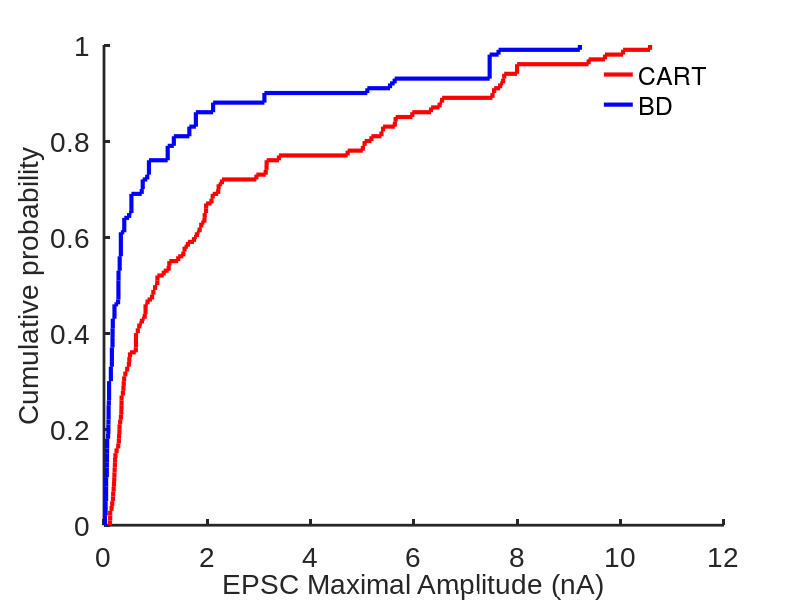
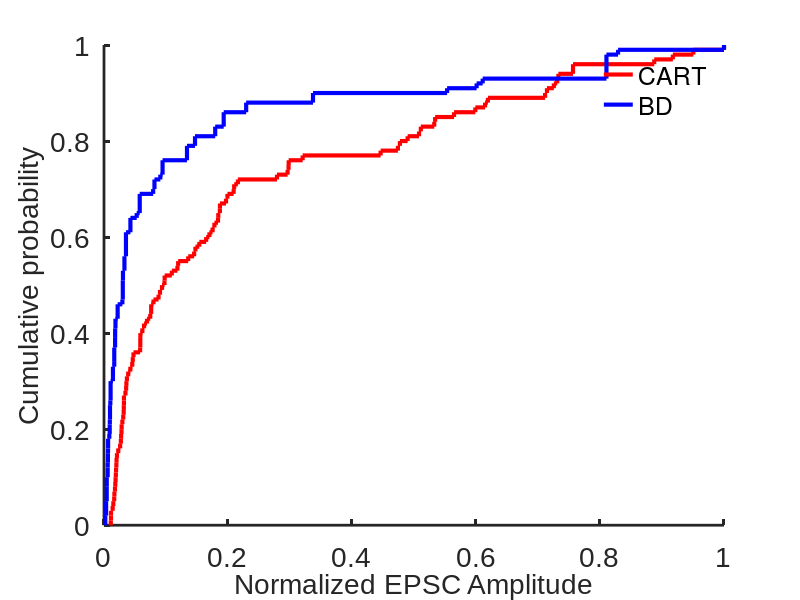
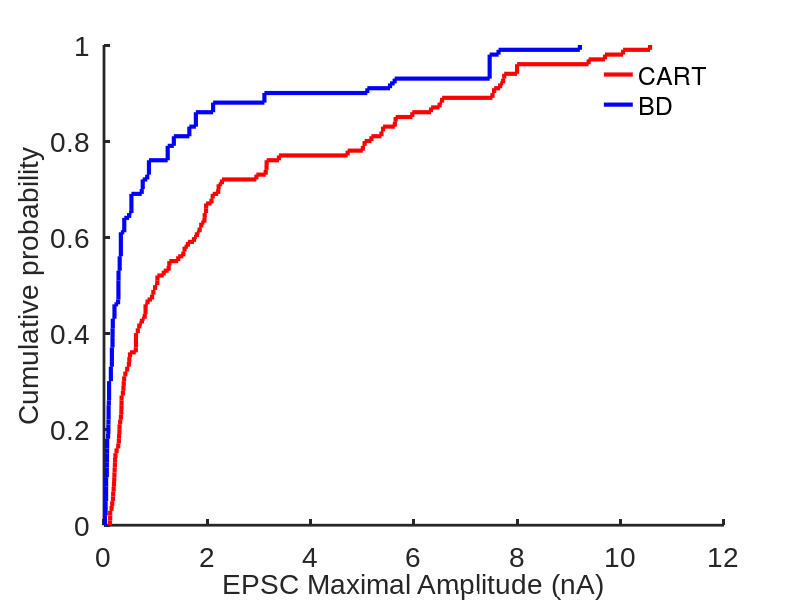
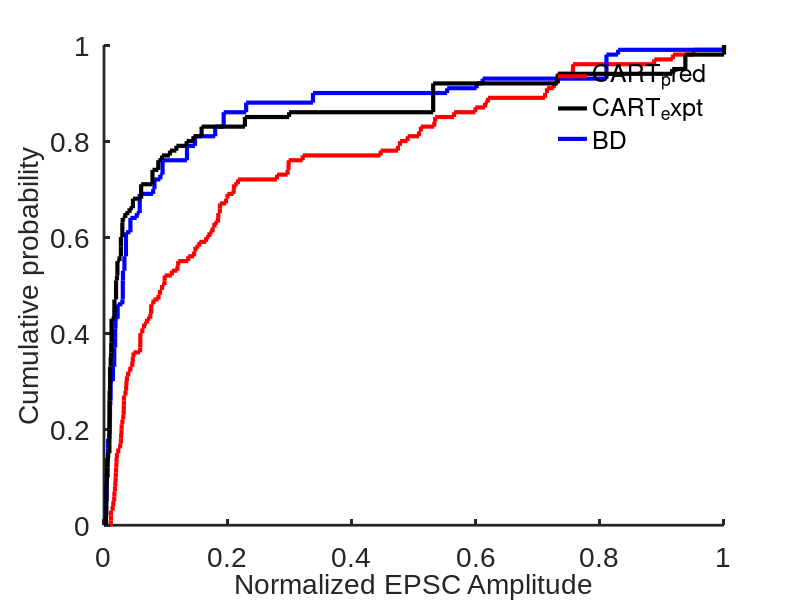

Write MATLAB code to recreate these figures, in order.
close all
clear variables
clc

data = importdata('BD_AMPA_MAX.csv'); % Pool of maximum currents evoked by BD-CreER+ inputs 
data_cart = importdata('CART_AMPA_MAX.csv'); % Pool of maximum currents evoked by CART-Cre+ inputs
TC_total = 100; 
BD_frac = 0.494; % Fraction of ventral ooDSGCs 
Dors_frac = 0.506; % Fraction of dorsal ooDSGCs

RGC_BD = [];
RGC_Dors = [];
RGC_CART = [];
CART = [];

i = 1;
while i <= TC_total 
    RGC_Dors (i) = data(randi(size(data,1)));
    RGC_BD (i) = data(randi(size(data,1)));
    RGC_CART (i) = RGC_Dors (i) + RGC_BD (i);
    CART(i) = data_cart(randi(size(data_cart,1)));
    i = i+1;
end

RGC_CART_plot = cdfplot (RGC_CART);
hold on;
BD_plot = cdfplot (RGC_BD);
hold on;
set (RGC_CART_plot, 'LineWidth', 3, 'Color', 'R');
set (BD_plot, 'LineWidth', 3, 'Color', 'B');
set(gca, 'LineWidth', 2);
set(gca, 'FontName', 'Arial');
set(gca, 'FontSize', 20);
box off
grid off
xlabel('EPSC Maximal Amplitude (nA)','FontSize',20);
ylabel('Cumulative probability','FontSize',20);
legend([RGC_CART_plot BD_plot], 'CART', 'BD', 'Location', 'best')
%legend("");
legend boxoff
title("");

nor_RGC_CART = RGC_CART / max (RGC_CART);
nor_RGC_BD = RGC_BD / max (RGC_BD);
nor_CART = CART / max (CART);

figure (2);
nor_RGC_CART_plot = cdfplot (nor_RGC_CART);
hold on;
nor_BD_plot = cdfplot (nor_RGC_BD);
set (nor_RGC_CART_plot, 'LineWidth', 3, 'Color', 'R');
set (nor_BD_plot, 'LineWidth', 3, 'Color', 'B');
set(gca, 'LineWidth', 2);
set(gca, 'FontName', 'Arial');
set(gca, 'FontSize', 20);
box off
grid off
xlabel('Normalized EPSC Amplitude','FontSize',20);
ylabel('Cumulative probability','FontSize',20);
legend([nor_RGC_CART_plot nor_BD_plot], 'CART', 'BD', 'Location', 'best')
%legend ("");
legend boxoff
title("");

j = 1;
i = 1;
while j <= length (RGC_CART)
    if RGC_CART (j) > 0
        RGC_CART_nonZ (i) = RGC_CART (j);
        i = i+1;
    else
    end
    j = j+1;
end

j = 1;
i = 1;
while j <= length (RGC_BD)
    if RGC_BD (j) > 0
        RGC_BD_nonZ (i) = RGC_BD (j);
        i = i+1;
    else
    end
    j = j+1;
end

j = 1;
i = 1;
while j <= length (RGC_Dors)
    if RGC_Dors (j) > 0
        RGC_Dors_nonZ (i) = RGC_Dors (j);
        i = i+1;
    else
    end
    j = j+1;
end

j = 1;
i = 1;
while j <= length (CART)
    if CART (j) > 0
        CART_nonZ (i) = CART (j);
        i = i+1;
    else
    end
    j = j+1;
end

figure (3);
RGC_CART_nonZ_plot = cdfplot (RGC_CART_nonZ);
hold on;
RGC_BD_nonZ_plot = cdfplot (RGC_BD_nonZ);
set (RGC_CART_nonZ_plot, 'LineWidth', 3, 'Color', 'R');
set (RGC_BD_nonZ_plot, 'LineWidth', 3, 'Color', 'B');
set(gca, 'LineWidth', 2);
set(gca, 'FontName', 'Arial');
set(gca, 'FontSize', 20);
box off
grid off
xlabel('EPSC Maximal Amplitude (nA)','FontSize',20);
ylabel('Cumulative probability','FontSize',20);
legend([RGC_CART_nonZ_plot RGC_BD_nonZ_plot], 'CART', 'BD', 'Location', 'best')
%legend("");
legend boxoff
title("");

j = 1;
i = 1;
while j <= length (nor_RGC_CART)
    if nor_RGC_CART (j) > 0
        nor_RGC_CART_nonZ (i) = nor_RGC_CART (j);
        i = i+1;
    else
    end
    j = j+1;
end

j = 1;
i = 1;
while j <= length (nor_RGC_BD)
    if nor_RGC_BD (j) > 0
        nor_RGC_BD_nonZ (i) = nor_RGC_BD (j);
        i = i+1;
    else
    end
    j = j+1;
end

j = 1;
i = 1;
while j <= length (nor_CART)
    if nor_CART (j) > 0
        nor_CART_nonZ (i) = nor_CART (j);
        i = i+1;
    else
    end
    j = j+1;
end

figure (4);
nor_RGC_CART_nonZ_plot = cdfplot (nor_RGC_CART_nonZ);
hold on;
nor_RGC_BD_nonZ_plot = cdfplot (nor_RGC_BD_nonZ);
hold on;
nor_CART_nonZ_plot = cdfplot (nor_CART_nonZ);
set (nor_RGC_CART_nonZ_plot, 'LineWidth', 3, 'Color', 'R');
set (nor_RGC_BD_nonZ_plot, 'LineWidth', 3, 'Color', 'B');
set (nor_CART_nonZ_plot, 'LineWidth', 3, 'Color', 'k');
set(gca, 'LineWidth', 2);
set(gca, 'FontName', 'Arial');
set(gca, 'FontSize', 20);
box off
grid off
xlabel('Normalized EPSC Amplitude','FontSize',20);
ylabel('Cumulative probability','FontSize',20);
legend([nor_RGC_CART_nonZ_plot nor_CART_nonZ_plot nor_RGC_BD_nonZ_plot], 'CART_pred', 'CART_expt', 'BD', 'Location', 'best');
%legend("");
legend boxoff
title("");
[nor_nonZ_h1,p1] = kstest2 (nor_RGC_CART_nonZ, nor_RGC_BD_nonZ);
[nor_nonZ_h2,p2] = kstest2 (nor_RGC_CART_nonZ, nor_CART_nonZ);
[nor_nonZ_h3,p3] = kstest2 (nor_RGC_BD_nonZ, nor_CART_nonZ);
test_result = [nor_nonZ_h1, p1; nor_nonZ_h2, p2;nor_nonZ_h3,p3];


